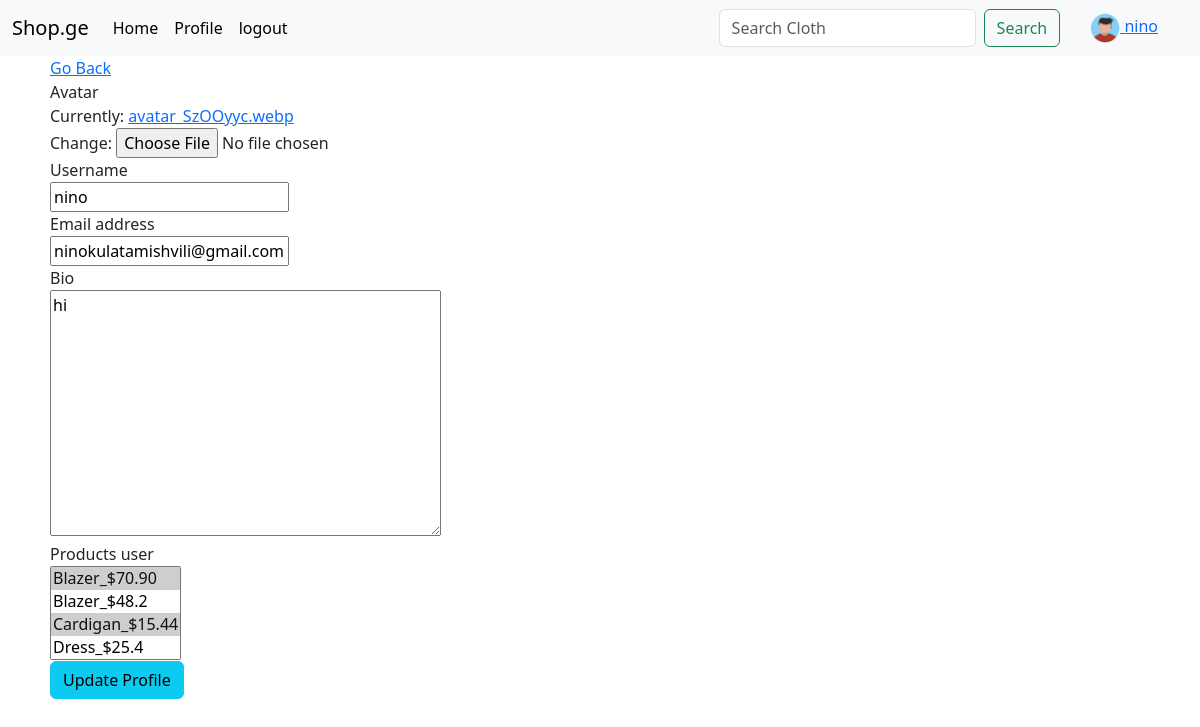
/update_user/ (signed in), run on an earlier commit of the app's database.
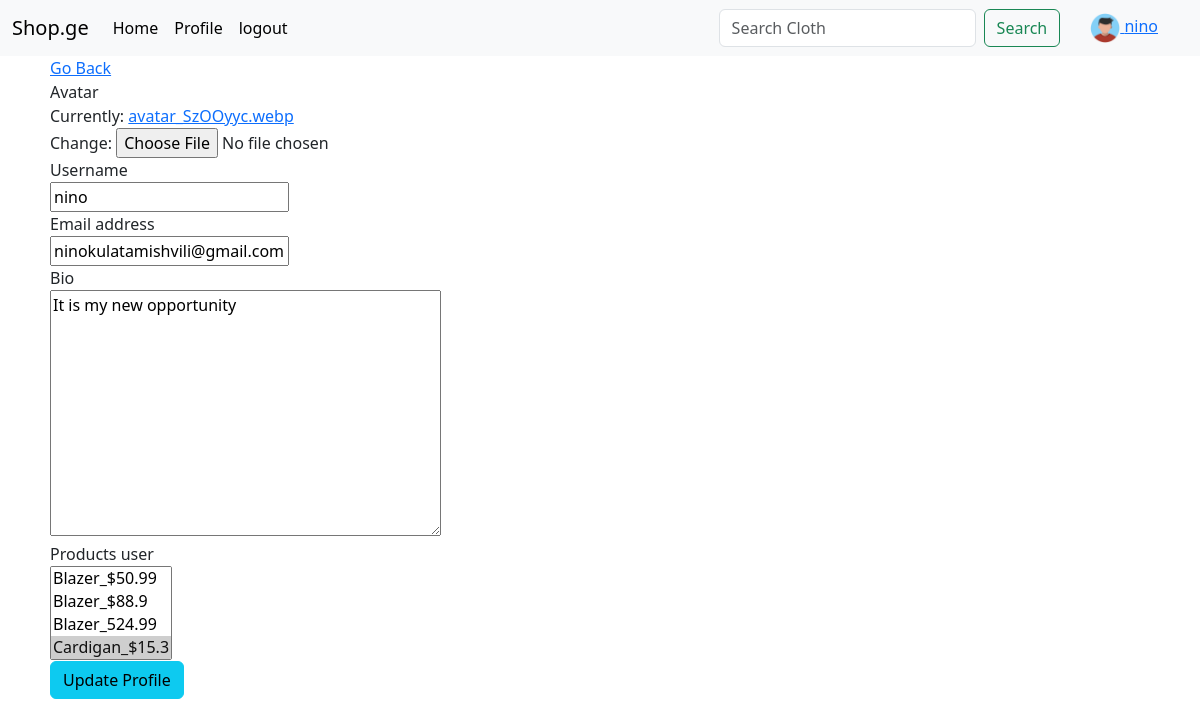
And on a later commit of the database.
### new_shoop/models.py (models this page shows)
class User(AbstractUser):
    products_user=models.ManyToManyField(Products, related_name='users', blank=True) #products_user
    avatar = models.ImageField(null=True, default='avatar.svg')
    bio=models.TextField(null=True)

### new_shoop/views.py (the view)
# urls.py: path('update_user/', views.update_user, name='update_user'),
@login_required(login_url='login')
def update_user(request):
    user = request.user
    form = UserForm(instance=user)
    if request.method == 'POST':
        form = UserForm(request.POST, request.FILES, instance=user)
        if form.is_valid():
            form.save()
            return redirect('profile', user.id)
    context = {'form': form}
    return render(request, 'new_shoop/update_user.html', context)

### new_shoop/forms.py
class UserForm(ModelForm):
     class Meta:
         model = User
         fields = ['avatar', 'username', 'email', 'bio', 'products_user']

### new_shoop/models.py (called while the page is built)
    def __str__(self):
        return f"{self.category_name}_{self.price}"

### new_shoop/templates/new_shoop/update_user.html (shortened to what this page needs)
{% extends 'main.html' %}
    {% block content %}
<div style="margin-left:50px;">
        <a href="{{request.META.HTTP_REFERER}}">Go Back </a>
    <form method="POST", action="" enctype="multipart/form-data">
        {% for field in form %}
        <div>
            {{field.label}}
            <br>
            {{field}}
        </div>
        {%endfor%}
         <button class="btn btn-info" type="submit">Update Profile</button>
    </form>
    </div>
    {% endblock %}

### templates/navbar.html (shortened to what this page needs)
<nav class="navbar navbar-expand-lg bg-body-tertiary">
          <div class="container-fluid">
            <a class="navbar-brand" href="{% url 'home' %}">Shop.ge</a>
            <div class="collapse navbar-collapse" id="navbarSupportedContent">
              <ul class="navbar-nav me-auto mb-2 mb-lg-0">
                <li class="nav-item">
                  <a class="nav-link active" aria-current="page" href="{% url 'home' %}">Home</a>
                </li>
                {% if request.user.is_authenticated %}
                <li class="nav-item">
                  <a class="nav-link active" aria-current="page" href="{% url 'profile' request.user.id %}">Profile</a>
                </li>
                <li class="nav-item">
                  <a class="nav-link active" aria-current="page" href="{% url 'logout' %}">logout</a>
                </li>
                {% else %}
                <li class="nav-item">
                  <a class="nav-link active" aria-current="page" href="{% url 'login' %}">login</a>
                </li>
                {% endif %}
              </ul>
              <form class="d-flex" role="search" action="">
                <input name="q" class="form-control me-2" type="search" placeholder="Search Cloth" aria-label="Search">
                <button class="btn btn-outline-success" type="submit">Search</button>
              </form>
              {% if request.user.is_authenticated %}
              <div style="margin: 0px 30px;">
                <a href="{% url 'profile' request.user.id %}">
                  <img src="{{request.user.avatar.url}}" width="30px" height="30px">
                  {{request.user.username}}
                </a>
              </div>
              {% endif %}
            </div>
          </div>
        </nav>

What changed in the data, as far as the page shows it:
changed User "nino": bio "hi" → "It is my new opportunity"
Also different on the page:
form field products_user: "Blazer_$70.90 ☑ / Blazer_$48.2 / Cardigan_$15.44 ☑ / Dress_$25.4" → "Blazer_$50.99 / Blazer_$88.9 / Blazer_524.99 / Cardigan_$15.3 ☑"
